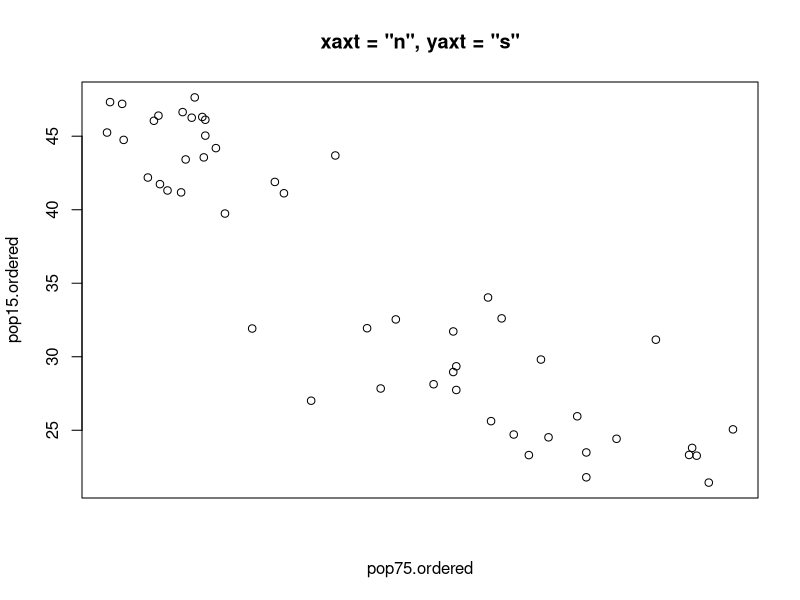

Generate this figure with R:
ord = order( 
  LifeCycleSavings$pop75 
)
pop75.ordered = LifeCycleSavings$pop75[ ord ]
pop15.ordered = LifeCycleSavings$pop15[ ord ]

plot( 
  pop75.ordered, 
  pop15.ordered, 
  main="xaxt = \"n\", yaxt = \"s\"", 
  xaxt="n", 
  yaxt="s" 
  )
